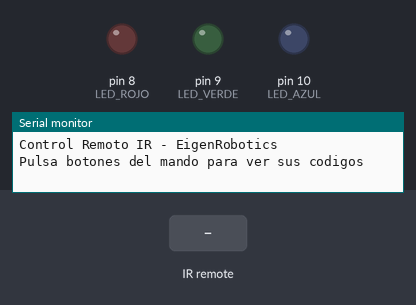
Recording of a sketch running on a simulated Arduino Uno, built with avr-gcc and run on an emulated ATmega328P. Parts: output pins drawn as LEDs (lit = HIGH), the last lines printed to the serial monitor. Inputs (shaded band) come from the test bench.

Above: at 1.2 s.
1.3 s: infrared code 0xF30CFF00 received
At 1.6 s:
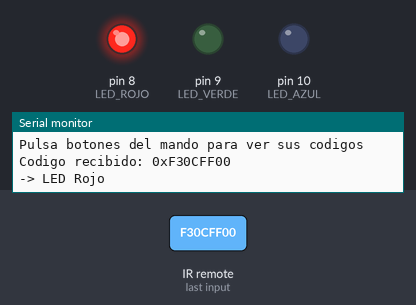
2.8 s: infrared code 0xE718FF00 received
At 3.9 s:
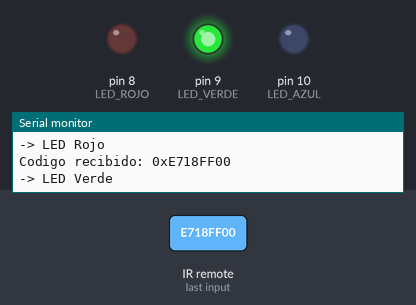
4.3 s: infrared code 0xA15EFF00 received
At 5.1 s:
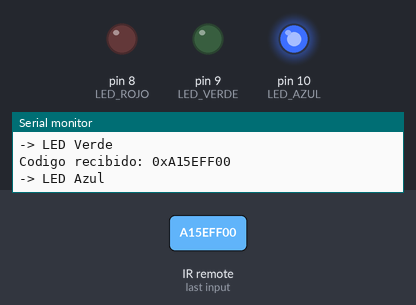
Timing chart, 0 to 7.3 s (numbered marks = the images above; inputs shaded):
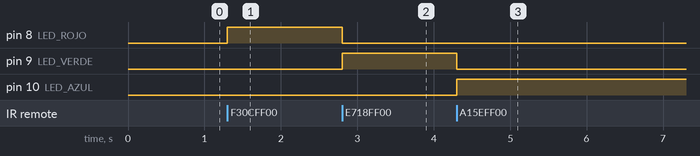

The sketch:

p6_control_remoto.ino
```cpp
/*
 * P6: Control Remoto IR - EigenRobotics
 *
 * Controla LEDs con un mando a distancia infrarrojo.
 * Primero descubre los códigos, luego asigna acciones.
 *
 * Conceptos:
 * - Receptor IR VS1838B
 * - Librería IRremote
 * - Decodificación de señales
 * - Mapeo de botones a acciones
 *
 * Circuito:
 * - Receptor IR: OUT->11, GND->GND, VCC->5V
 * - LED Rojo: pin 8
 * - LED Verde: pin 9
 * - LED Azul: pin 10
 *
 * Instalación librería:
 * - Arduino IDE: Sketch > Include Library > Manage Libraries
 * - Buscar "IRremote" por shirriff
 * - Instalar
 */

#include <IRremote.hpp>

const int IR_PIN = 11;
const int LED_ROJO = 8;
const int LED_VERDE = 9;
const int LED_AZUL = 10;

// Códigos del mando ELEGOO (ajusta con los tuyos)
// Usa el Monitor Serial para descubrir tus códigos
const uint32_t BOTON_1 = 0xF30CFF00;
const uint32_t BOTON_2 = 0xE718FF00;
const uint32_t BOTON_3 = 0xA15EFF00;
const uint32_t BOTON_0 = 0xE916FF00;  // Apagar todo

void setup() {
  Serial.begin(9600);
  Serial.println("Control Remoto IR - EigenRobotics");
  Serial.println("Pulsa botones del mando para ver sus codigos");
  Serial.println();

  // Iniciar receptor IR
  IrReceiver.begin(IR_PIN, ENABLE_LED_FEEDBACK);

  // Configurar LEDs
  pinMode(LED_ROJO, OUTPUT);
  pinMode(LED_VERDE, OUTPUT);
  pinMode(LED_AZUL, OUTPUT);

  apagarTodo();
}

void loop() {
  if (IrReceiver.decode()) {
    // Mostrar código recibido
    Serial.print("Codigo recibido: 0x");
    Serial.println(IrReceiver.decodedIRData.decodedRawData, HEX);

    // Obtener el código
    uint32_t codigo = IrReceiver.decodedIRData.decodedRawData;

    // Ejecutar acción según el botón
    switch (codigo) {
      case BOTON_1:
        Serial.println("-> LED Rojo");
        apagarTodo();
        digitalWrite(LED_ROJO, HIGH);
        break;

      case BOTON_2:
        Serial.println("-> LED Verde");
        apagarTodo();
        digitalWrite(LED_VERDE, HIGH);
        break;

      case BOTON_3:
        Serial.println("-> LED Azul");
        apagarTodo();
        digitalWrite(LED_AZUL, HIGH);
        break;

      case BOTON_0:
        Serial.println("-> Apagar todo");
        apagarTodo();
        break;

      default:
        Serial.println("-> Boton no asignado");
        break;
    }

    Serial.println();

    // Preparar para siguiente señal
    IrReceiver.resume();
  }
}

void apagarTodo() {
  digitalWrite(LED_ROJO, LOW);
  digitalWrite(LED_VERDE, LOW);
  digitalWrite(LED_AZUL, LOW);
}

/*
 * CÓMO DESCUBRIR TUS CÓDIGOS:
 *
 * 1. Sube este sketch
 * 2. Abre Monitor Serial (9600 baud)
 * 3. Pulsa cada botón del mando
 * 4. Anota el código hexadecimal que aparece
 * 5. Reemplaza los valores BOTON_1, BOTON_2, etc.
 *
 * EXPERIMENTOS:
 *
 * 1. Añade más botones y LEDs
 * 2. Usa VOL+/VOL- para cambiar brillo (PWM)
 * 3. Crea un efecto "discoteca" con un botón
 * 4. Integra este código con el robot P5
 * 5. Prueba con el mando de tu TV
 */
```

Measured:
- after the input at 1.3 s, pin 8 (LED_ROJO): LOW → HIGH at once
- after the input at 2.8 s, pin 8 (LED_ROJO): HIGH → LOW at once; pin 9 (LED_VERDE): LOW → HIGH at once
- after the input at 4.3 s, pin 9 (LED_VERDE): HIGH → LOW at once; pin 10 (LED_AZUL): LOW → HIGH at once
